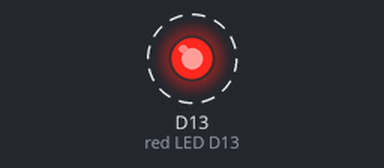
Bench run of a program on a simulated Circuit Playground running CircuitPython. On the bench: output pins drawn as LEDs (lit = HIGH). Dashed ring = blinking. What the program prints to the serial console is not drawn.

Above: at 0.2 s.
Timing chart, 0 to 3.0 s (numbered marks = the images above):
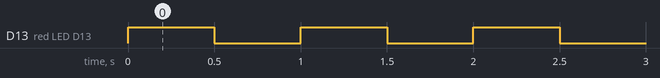

Measured:
- by itself, D13 (red LED D13): alternates HIGH for 0.50 s and LOW for 0.50 s

The program:

code.py
```python
#import time
from time import sleep
from adafruit_circuitplayground import cp

print("Hello <Your Name>")
while True:
    cp.red_led = True
    sleep(0.5)
    cp.red_led = False
    sleep(0.5)
```
